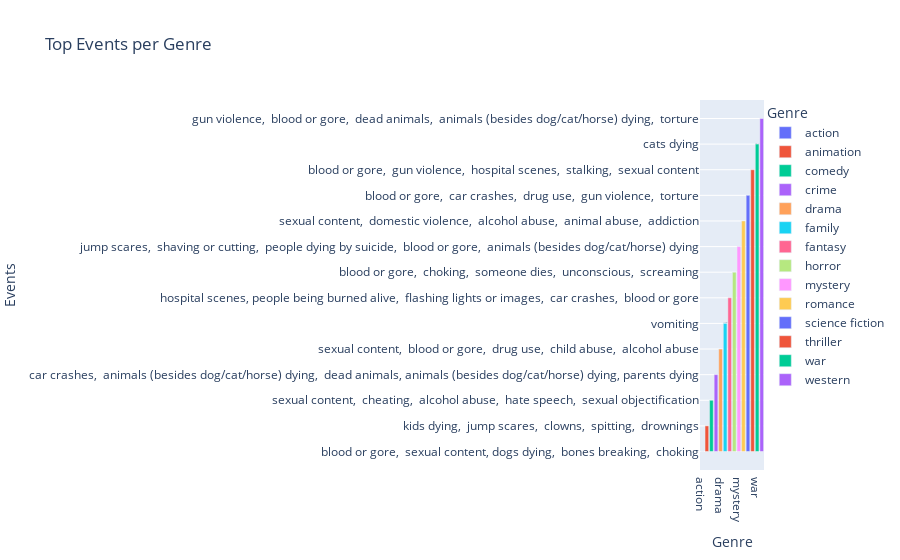

The cell this chart's notebook holds for it:
### Markdown cell above
Top Events per Genre

### Code cell
top_events_df = pd.DataFrame(
    [(genre, ', '.join(events)) for genre, events in top_events_per_genre.items() if events], 
    columns=['Genre', 'Top Events']
)

fig_events = px.bar(
    top_events_df,
    x='Genre',
    y='Top Events',
    title='Top Events per Genre',
    labels={'Top Events': 'Top Events', 'Genre': 'Genre'},
    color='Genre',
    text='Top Events',
)

fig_events.update_layout(
    xaxis_title='Genre',
    yaxis_title='Events',
    xaxis={'categoryorder': 'total ascending'}
)

fig_events.show()

### Figure 1 — Plotly figure (JSON) as saved in the notebook; plotly's stock layout.template omitted (floating-point values rounded to 4 significant figures)
{"data": [{"alignmentgroup": "True", "hovertemplate": "Genre=%{x}<br>Top Events=%{text}<extra></extra>", "legendgroup": "action", "marker": {"color": "#636efa", "pattern": {"shape": ""}}, "name": "action", "offsetgroup": "action", "orientation": "v", "showlegend": true, "text": [" blood or gore,  sexual content, dogs dying,  bones breaking,  choking"], "textposition": "auto", "type": "bar", "x": ["action"], "xaxis": "x", "y": [" blood or gore,  sexual content, dogs dying,  bones breaking,  choking"], "yaxis": "y"}, {"alignmentgroup": "True", "hovertemplate": "Genre=%{x}<br>Top Events=%{text}<extra></extra>", "legendgroup": "animation", "marker": {"color": "#EF553B", "pattern": {"shape": ""}}, "name": "animation", "offsetgroup": "animation", "orientation": "v", "showlegend": true, "text": ["kids dying,  jump scares,  clowns,  spitting,  drownings"], "textposition": "auto", "type": "bar", "x": ["animation"], "xaxis": "x", "y": ["kids dying,  jump scares,  clowns,  spitting,  drownings"], "yaxis": "y"}, {"alignmentgroup": "True", "hovertemplate": "Genre=%{x}<br>Top Events=%{text}<extra></extra>", "legendgroup": "comedy", "marker": {"color": "#00cc96", "pattern": {"shape": ""}}, "name": "comedy", "offsetgroup": "comedy", "orientation": "v", "showlegend": true, "text": [" sexual content,  cheating,  alcohol abuse,  hate speech,  sexual objectification"], "textposition": "auto", "type": "bar", "x": ["comedy"], "xaxis": "x", "y": [" sexual content,  cheating,  alcohol abuse,  hate speech,  sexual objectification"], "yaxis": "y"}, {"alignmentgroup": "True", "hovertemplate": "Genre=%{x}<br>Top Events=%{text}<extra></extra>", "legendgroup": "crime", "marker": {"color": "#ab63fa", "pattern": {"shape": ""}}, "name": "crime", "offsetgroup": "crime", "orientation": "v", "showlegend": true, "text": ["car crashes,  animals (besides dog/cat/horse) dying,  dead animals, animals (besides dog/cat/horse) dying, parents dying"], "textposition": "auto", "type": "bar", "x": ["crime"], "xaxis": "x", "y": ["car crashes,  animals (besides dog/cat/horse) dying,  dead animals, animals (besides dog/cat/horse) dying, parents dying"], "yaxis": "y"}, {"alignmentgroup": "True", "hovertemplate": "Genre=%{x}<br>Top Events=%{text}<extra></extra>", "legendgroup": "drama", "marker": {"color": "#FFA15A", "pattern": {"shape": ""}}, "name": "drama", "offsetgroup": "drama", "orientation": "v", "showlegend": true, "text": [" sexual content,  blood or gore,  drug use,  child abuse,  alcohol abuse"], "textposition": "auto", "type": "bar", "x": ["drama"], "xaxis": "x", "y": [" sexual content,  blood or gore,  drug use,  child abuse,  alcohol abuse"], "yaxis": "y"}, {"alignmentgroup": "True", "hovertemplate": "Genre=%{x}<br>Top Events=%{text}<extra></extra>", "legendgroup": "family", "marker": {"color": "#19d3f3", "pattern": {"shape": ""}}, "name": "family", "offsetgroup": "family", "orientation": "v", "showlegend": true, "text": ["vomiting"], "textposition": "auto", "type": "bar", "x": ["family"], "xaxis": "x", "y": ["vomiting"], "yaxis": "y"}, {"alignmentgroup": "True", "hovertemplate": "Genre=%{x}<br>Top Events=%{text}<extra></extra>", "legendgroup": "fantasy", "marker": {"color": "#FF6692", "pattern": {"shape": ""}}, "name": "fantasy", "offsetgroup": "fantasy", "orientation": "v", "showlegend": true, "text": ["hospital scenes, people being burned alive,  flashing lights or images,  car crashes,  blood or gore"], "textposition": "auto", "type": "bar", "x": ["fantasy"], "xaxis": "x", "y": ["hospital scenes, people being burned alive,  flashing lights or images,  car crashes,  blood or gore"], "yaxis": "y"}, {"alignmentgroup": "True", "hovertemplate": "Genre=%{x}<br>Top Events=%{text}<extra></extra>", "legendgroup": "horror", "marker": {"color": "#B6E880", "pattern": {"shape": ""}}, "name": "horror", "offsetgroup": "horror", "orientation": "v", "showlegend": true, "text": [" blood or gore,  choking,  someone dies,  unconscious,  screaming"], "textposition": "auto", "type": "bar", "x": ["horror"], "xaxis": "x", "y": [" blood or gore,  choking,  someone dies,  unconscious,  screaming"], "yaxis": "y"}, {"alignmentgroup": "True", "hovertemplate": "Genre=%{x}<br>Top Events=%{text}<extra></extra>", "legendgroup": "mystery", "marker": {"color": "#FF97FF", "pattern": {"shape": ""}}, "name": "mystery", "offsetgroup": "mystery", "orientation": "v", "showlegend": true, "text": ["jump scares,  shaving or cutting,  people dying by suicide,  blood or gore,  animals (besides dog/cat/horse) dying"], "textposition": "auto", "type": "bar", "x": ["mystery"], "xaxis": "x", "y": ["jump scares,  shaving or cutting,  people dying by suicide,  blood or gore,  animals (besides dog/cat/horse) dying"], "yaxis": "y"}, {"alignmentgroup": "True", "hovertemplate": "Genre=%{x}<br>Top Events=%{text}<extra></extra>", "legendgroup": "romance", "marker": {"color": "#FECB52", "pattern": {"shape": ""}}, "name": "romance", "offsetgroup": "romance", "orientation": "v", "showlegend": true, "text": ["sexual content,  domestic violence,  alcohol abuse,  animal abuse,  addiction"], "textposition": "auto", "type": "bar", "x": ["romance"], "xaxis": "x", "y": ["sexual content,  domestic violence,  alcohol abuse,  animal abuse,  addiction"], "yaxis": "y"}, {"alignmentgroup": "True", "hovertemplate": "Genre=%{x}<br>Top Events=%{text}<extra></extra>", "legendgroup": "science fiction", "marker": {"color": "#636efa", "pattern": {"shape": ""}}, "name": "science fiction", "offsetgroup": "science fiction", "orientation": "v", "showlegend": true, "text": [" blood or gore,  car crashes,  drug use,  gun violence,  torture"], "textposition": "auto", "type": "bar", "x": ["science fiction"], "xaxis": "x", "y": [" blood or gore,  car crashes,  drug use,  gun violence,  torture"], "yaxis": "y"}, {"alignmentgroup": "True", "hovertemplate": "Genre=%{x}<br>Top Events=%{text}<extra></extra>", "legendgroup": "thriller", "marker": {"color": "#EF553B", "pattern": {"shape": ""}}, "name": "thriller", "offsetgroup": "thriller", "orientation": "v", "showlegend": true, "text": [" blood or gore,  gun violence,  hospital scenes,  stalking,  sexual content"], "textposition": "auto", "type": "bar", "x": ["thriller"], "xaxis": "x", "y": [" blood or gore,  gun violence,  hospital scenes,  stalking,  sexual content"], "yaxis": "y"}, {"alignmentgroup": "True", "hovertemplate": "Genre=%{x}<br>Top Events=%{text}<extra></extra>", "legendgroup": "war", "marker": {"color": "#00cc96", "pattern": {"shape": ""}}, "name": "war", "offsetgroup": "war", "orientation": "v", "showlegend": true, "text": ["cats dying"], "textposition": "auto", "type": "bar", "x": ["war"], "xaxis": "x", "y": ["cats dying"], "yaxis": "y"}, {"alignmentgroup": "True", "hovertemplate": "Genre=%{x}<br>Top Events=%{text}<extra></extra>", "legendgroup": "western", "marker": {"color": "#ab63fa", "pattern": {"shape": ""}}, "name": "western", "offsetgroup": "western", "orientation": "v", "showlegend": true, "text": [" gun violence,  blood or gore,  dead animals,  animals (besides dog/cat/horse) dying,  torture"], "textposition": "auto", "type": "bar", "x": ["western"], "xaxis": "x", "y": [" gun violence,  blood or gore,  dead animals,  animals (besides dog/cat/horse) dying,  torture"], "yaxis": "y"}], "layout": {"barmode": "relative", "legend": {"title": {"text": "Genre"}, "tracegroupgap": 0}, "title": {"text": "Top Events per Genre"}, "xaxis": {"anchor": "y", "categoryarray": ["action", "animation", "comedy", "crime", "drama", "family", "fantasy", "horror", "mystery", "romance", "science fiction", "thriller", "war", "western"], "categoryorder": "total ascending", "domain": [0, 1], "title": {"text": "Genre"}}, "yaxis": {"anchor": "x", "domain": [0, 1], "title": {"text": "Events"}}}}
